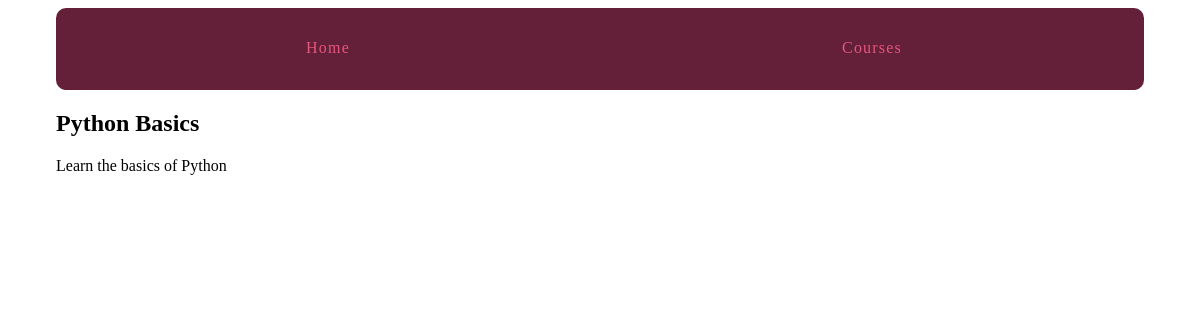
Before: /courses/1/ with the older database file.
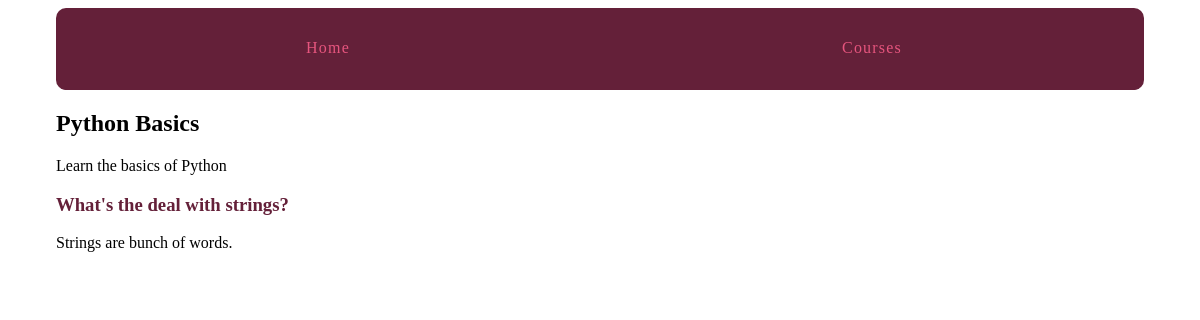
After: the same page with the newer database file.
### courses/models.py (models this page shows, shortened)
class Step(models.Model):
    title = models.CharField(max_length=255)
    description = models.TextField()
    content = models.TextField(blank=True, default='')
    order = models.IntegerField(default=0)
    course = models.ForeignKey(Course)
    class Meta:
        ordering = ['order',]

### courses/views.py (the view)
def course_detail(request, pk):
    course = get_object_or_404(Course, pk=pk)
    return render(
        request,
        'courses/course_detail.html',
        {'course': course}
    )

### courses/templates/courses/course_detail.html (shortened to what this page needs)
{% extends "layout.html" %}
{% block content %}
<article>
    <h2>{{ course.title }}</h2>
    {{ course.description }}
    <section>
        {% for step in course.step_set.all %}
            <h3>
                <a href="{% url 'courses:step_detail' course_pk=step.course.pk step_pk=step.pk %}">
                    {{ step.title }}
                </a>
            </h3>
            {{ step.description }}
        {% endfor %}
    </section>
</article>
{% endblock %}

Changed rows visible on the page:
added Step: title "What's the deal with strings?", description "Strings are bunch of words."
